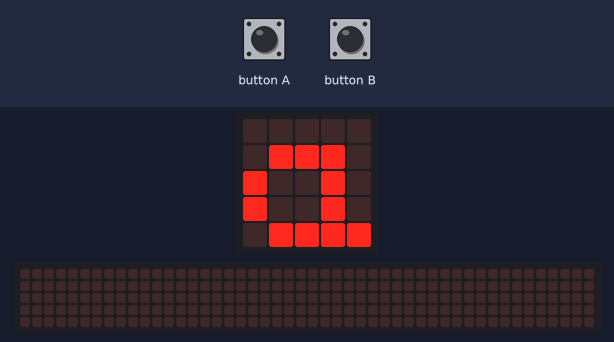
This program was run on a simulated BBC micro:bit (MakeCode). Shown: the board's 5×5 LED display, a strip that is not on the board, showing the scrolling text unrolled. Inputs (shaded band) come from the test bench. The 48×5 strip is a reading aid, not a part: it shows the text the display is scrolling, unrolled, one strip-width of it at a time.

Above: at 1.2 s.
1.3 s: button A pressed for 0.15 s
At 1.61 s:
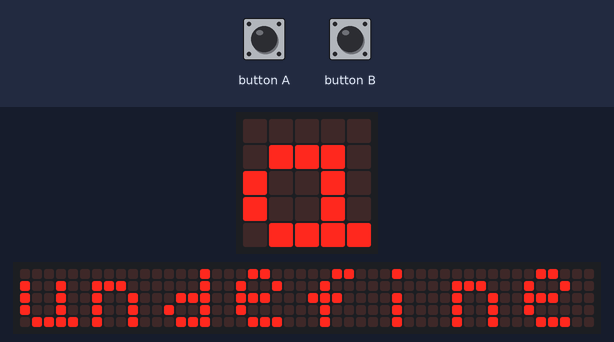
At 10.31 s:
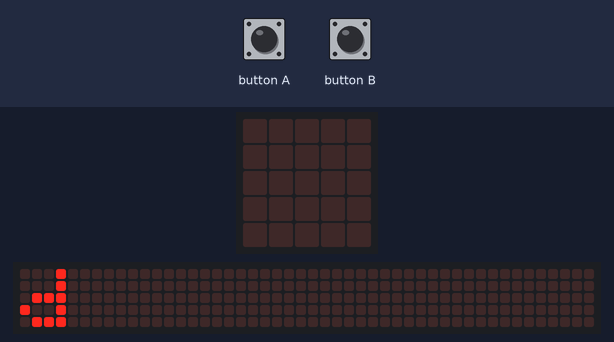

The program:

main.ts
```typescript
input.onButtonPressed(Button.A, function () {
    kolikaty_pismeno += -1
    list.push(kolikaty_pismeno)
})
input.onButtonPressed(Button.B, function () {
    kolikaty_pismeno += 1
})
let kolikaty_pismeno = 0
let list: number[] = []
list = [0, 1]
let textový_seznam = ["a", "b", "c"]
kolikaty_pismeno = 0
basic.forever(function () {
    basic.showString("" + (textový_seznam[kolikaty_pismeno]))
})
```

test.ts
```typescript
// Tady jsou testy. Při použití tohoto balíčku jako rozšíření nebude zkompilováno.
```

Measured:
- after the input at 1.3 s, the display: changes after 0.24 s (image 1)
- what the display in image 2 shows lasts 0.4 s, from 10.1 s to 10.5 s
